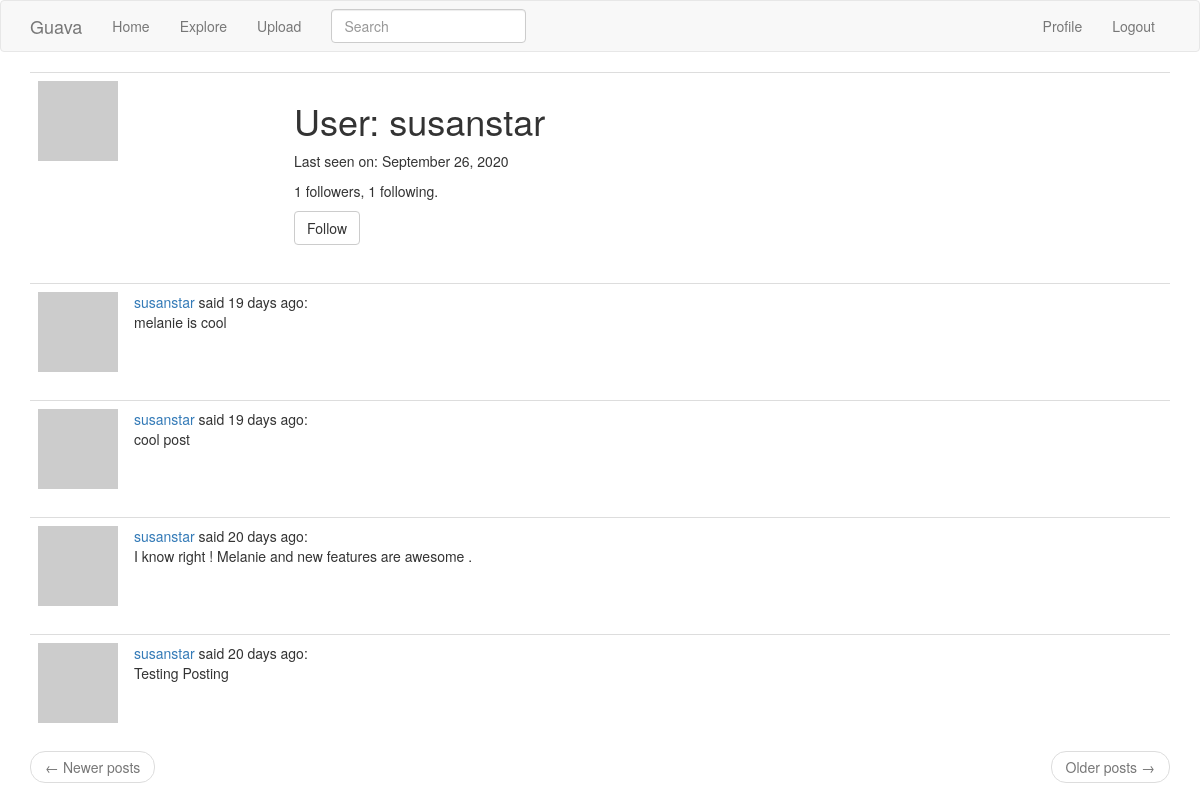
The app's page /user/susanstar (signed in) with its own data.
### notapp/models.py (models this page shows, shortened)
class User(UserMixin, db.Model):
    id = db.Column(db.Integer, primary_key=True)
    username = db.Column(db.String(64), index=True, unique=True)
    email = db.Column(db.String(120), index=True, unique=True)
    password_hash = db.Column(db.String(128))
    posts = db.relationship('Post', backref='author', lazy='dynamic')
    gps = db.relationship('FileContents', backref='author', lazy='dynamic')
    about_me = db.Column(db.String(140))
    last_seen = db.Column(db.DateTime, default=datetime.utcnow)
    searchable = ['username']
    def avatar(self, size):
        digest = md5(self.email.lower().encode('utf-8')).hexdigest()
        return 'https://www.gravatar.com/avatar/{}?d=identicon&s={}'.format(
            digest, size)
    followed = db.relationship(
        'User', secondary=followers,
        primaryjoin=(followers.c.follower_id == id),
        secondaryjoin=(followers.c.followed_id == id),
        backref=db.backref('followers', lazy='dynamic'), lazy='dynamic')
    def is_following(self, user):
        return self.followed.filter(
            followers.c.followed_id == user.id).count() > 0

class SearchableMixin(object):
    @classmethod
    def before_commit(cls, session):
        session._changes = {
            'add': list(session.new),
            'update': list(session.dirty),
            'delete': list(session.deleted)
        }
    @classmethod
    def after_commit(cls, session):
        for obj in session._changes['add']:
            if isinstance(obj, SearchableMixin):
                add_to_index(obj.__tablename__, obj)
        for obj in session._changes['update']:
            if isinstance(obj, SearchableMixin):
                add_to_index(obj.__tablename__, obj)
        for obj in session._changes['delete']:
            if isinstance(obj, SearchableMixin):
                remove_from_index(obj.__tablename__, obj)
        session._changes = None

class Post(SearchableMixin, db.Model):
    __searchable__ = ['body']
    id = db.Column(db.Integer, primary_key=True)
    body = db.Column(db.String(140))
    timestamp = db.Column(db.DateTime, index=True, default=datetime.utcnow)
    user_id = db.Column(db.Integer, db.ForeignKey('user.id'))

### notapp/routes.py (the view)
@app.route('/user/<username>')
@login_required
def user(username):
    user = User.query.filter_by(username=username).first_or_404()
    page = request.args.get('page', 1, type=int)
    posts = user.posts.order_by(Post.timestamp.desc()).paginate(
        page, app.config['POSTS_PER_PAGE'], False)
    next_url = url_for('user', username=user.username, page=posts.next_num) \
        if posts.has_next else None
    prev_url = url_for('user', username=user.username, page=posts.prev_num) \
        if posts.has_prev else None
    form = EmptyForm()
    return render_template('user.html', user=user, posts=posts.items,
                           next_url=next_url, prev_url=prev_url, form=form)

### notapp/forms.py
class SearchForm(FlaskForm):
    q = StringField(('Search'), validators=[DataRequired()])
    def __init__(self, *args, **kwargs):
        if 'formdata' not in kwargs:
            kwargs['formdata'] = request.args
        if 'csrf_enabled' not in kwargs:
            kwargs['csrf_enabled'] = False
        super(SearchForm, self).__init__(*args, **kwargs)

class EmptyForm(FlaskForm):
    submit = SubmitField('Submit')

### notapp/models.py (called while the page is built)
@login.user_loader
def load_user(id):
    return User.query.get(int(id))

### notapp/routes.py (called while the page is built)
@app.before_request
def before_request():
    if current_user.is_authenticated:
        current_user.last_seen = datetime.utcnow()
        db.session.commit()
        g.search_form = SearchForm()

### notapp/templates/user.html (shortened to what this page needs)
{% extends "base.html" %}
{% block app_content %}
<table class="table table-hover">
    <tr>
        <td width="256px"><img src="{{ user.avatar(256) }}"></td>
        <td>
            <h1>User: {{ user.username }}</h1>
            {% if user.last_seen %}
            <p>Last seen on: {{ moment(user.last_seen).format('LL') }}</p>
            {% endif %}
            <p>{{ user.followers.count() }} followers, {{ user.followed.count() }} following.</p>
            {% if user == current_user %}
            <p><a href="{{ url_for('edit_profile') }}">Edit your profile</a></p>
            {% elif not current_user.is_following(user) %}
            <p>
            <form action="{{ url_for('follow', username=user.username) }}" method="post">
                {{ form.submit(value='Follow', class_='btn btn-default') }}
            </form>
            </p>
            {% endif %}
        </td>
    </tr>
</table>
{% for post in posts %}
{% include '_post.html' %}
{% endfor %}
<nav aria-label="...">
    <ul class="pager">
        <li class="previous{% if not prev_url %} disabled{% endif %}">
            <a href="{{ prev_url or '#' }}">
                <span aria-hidden="true">&larr;</span> Newer posts
            </a>
        </li>
        <li class="next{% if not next_url %} disabled{% endif %}">
            <a href="{{ next_url or '#' }}">
                Older posts <span aria-hidden="true">&rarr;</span>
            </a>
        </li>
    </ul>
</nav>
{% endblock %}

### notapp/templates/_post.html
<table class="table table-hover">
    <tr>
        <td width="70px">
            <a href="{{ url_for('user', username=post.author.username) }}">
                <img src="{{ post.author.avatar(70) }}" />
            </a>
        </td>
        <td>
            <a href="{{ url_for('user', username=post.author.username) }}">
                {{ post.author.username }}
            </a>
            said {{ moment(post.timestamp).fromNow() }}:
            <br>
            {{ post.body }}
        </td>
    </tr>
</table>

### records on screen
User: username "susanstar", last_seen "September 26, 2020"
Post: author.username "susanstar", timestamp "19 days ago", body "melanie is cool"
Post: author.username "susanstar", timestamp "19 days ago", body "cool post"
Post: author.username "susanstar", timestamp "20 days ago", body "I know right ! Melanie and new features are awesome ."
Post: author.username "susanstar", timestamp "20 days ago", body "Testing Posting"

### other values on screen
{{ user.followers.count() }} "1"
{{ user.followed.count() }} "1"
